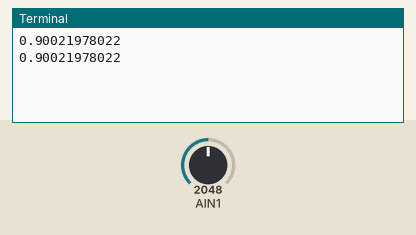
Simulated run of this program. Board: BeagleBone Black. Shown: the last lines printed to the terminal. The test bench sets the inputs (shaded band); at power-on: AIN1 = 2048 (analog values on the 0–4095 scale).

Above: at 1.2 s.
1.3 s: AIN1 set to 2866
At 2.6 s:
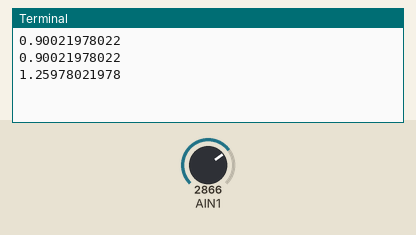
2.8 s: AIN1 set to 3603
At 3.8 s:
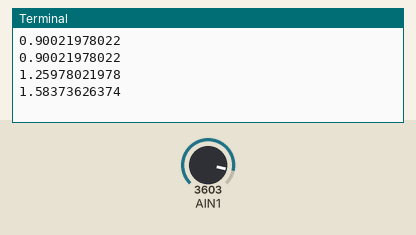
Timing chart, 0 to 5.8 s (numbered marks = the images above; inputs shaded):
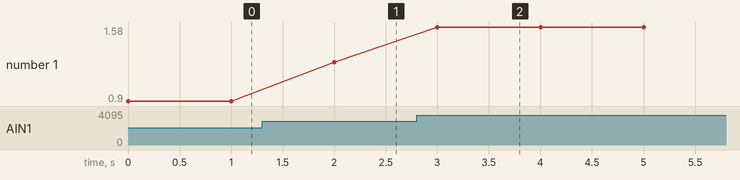

The program:

photoresistor.py
```python
# (licence header left out)
import Adafruit_BBIO.ADC as ADC
import time

ADC.setup()

try:
    while True:
        r = ADC.read("P9_40")
        vr = r * 1.8 #1.8V

        print vr
        time.sleep(1)

except KeyboardInterrupt:
    print "Exception: KeyboardInterrupt"

finally:
    pass
```

Measured:
- after the input at 1.3 s, the terminal: prints a new line after 0.70 s (image 1)
- after the input at 2.8 s, the terminal: prints a new line after 0.20 s (image 2)
- plotted number 1: 0.9 → 1.26 after the input at 1.3 s, 1.26 → 1.58 after the input at 2.8 s
